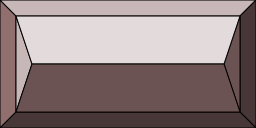

Tiled map render using the project's own tile images. Description and the whole map definition, tile-layer contents included, below:
An orthogonal 4x2 tile map with 64x64 px tiles, 1 tile layer (Tile Layer 1).

<map version="1.0" tiledversion="1.1.2" orientation="orthogonal" renderorder="right-down" width="4" height="2" tilewidth="64" tileheight="64" infinite="0" nextobjectid="1">
 <tileset firstgid="1" source="Buildings1.tsx" />
 <layer name="Tile Layer 1" width="4" height="2">
  <data encoding="csv">
49,50,50,51,
57,58,58,59
</data>
 </layer>
</map>
